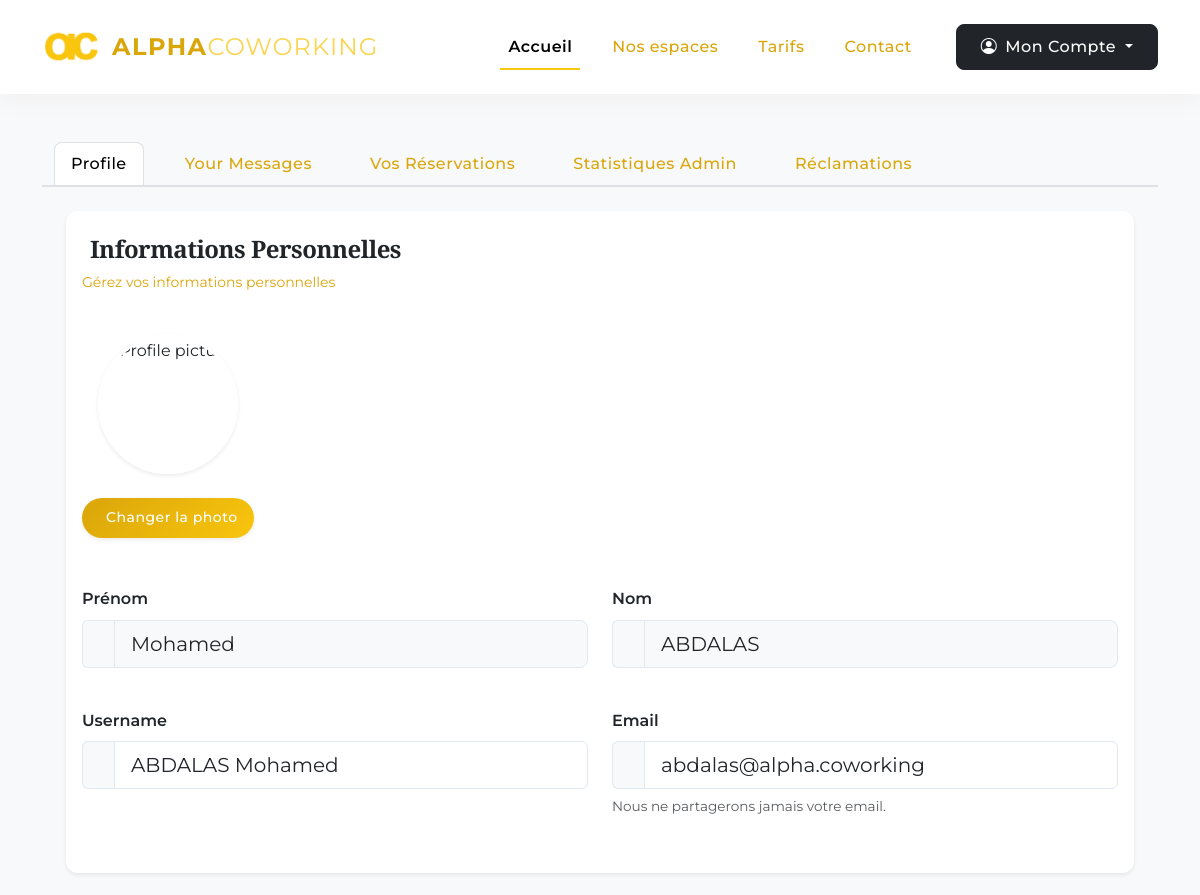
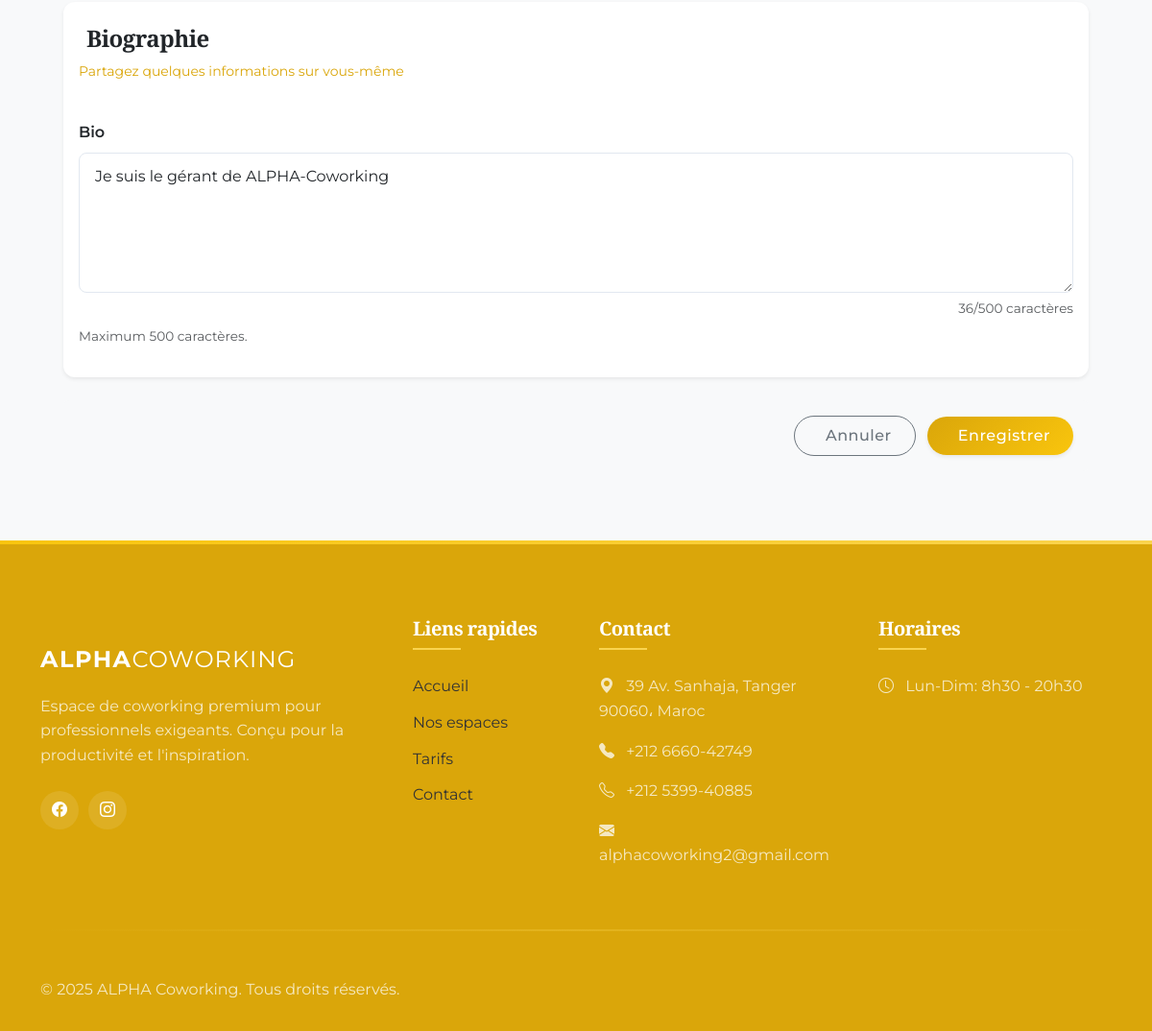
/dashboard/profile (signed in), run on the app's committed database (2 pictures, top to bottom).
### pythonic/models.py (models this page shows, shortened)
class User(db.Model, UserMixin):
    id = db.Column(db.Integer, primary_key=True)
    fname = db.Column(db.String(25), nullable=False)
    lname = db.Column(db.String(25), nullable=False)
    username = db.Column(db.String(25), unique=True, nullable=False)
    email = db.Column(db.String(125), unique=True, nullable=False)
    image_file = db.Column(db.String(20), nullable=False, default="default.png")
    bio = db.Column(db.Text, nullable=True)
    password = db.Column(db.String(60), nullable=False)
    lessons = db.relationship("Lesson", backref="author", lazy=True)

### pythonic/users/routes.py (the view)
@users.route("/dashboard/profile", methods=["GET", "POST"])
@login_required
def profile():
    profile_form = UpdateProfileForm()
    if profile_form.validate_on_submit():
        if profile_form.picture.data:
            picture_file = save_picture(
                profile_form.picture.data, "static/user_pics", output_size=(150, 150)
            )
            current_user.image_file = picture_file
        current_user.username = profile_form.username.data
        current_user.email = profile_form.email.data
        current_user.bio = profile_form.bio.data
        db.session.commit()
        flash("Your profile has been updated", "success")
        return redirect(url_for("users.profile"))
    elif request.method == "GET":
        profile_form.username.data = current_user.username
        profile_form.email.data = current_user.email
        profile_form.bio.data = current_user.bio
    image_file = url_for("static", filename=f"user_pics/{current_user.image_file}")
    return render_template(
        "profile.html",
        title="Profile",
        profile_form=profile_form,
        image_file=image_file,
        active_tab="profile",
    )

### pythonic/users/forms.py (shortened to what this page needs)
class UpdateProfileForm(FlaskForm):
    username = StringField(
        "Username", validators=[DataRequired(), Length(min=2, max=25)]
    )
    email = StringField("Email", validators=[DataRequired(), Email()])
    bio = TextAreaField("Bio")
    picture = FileField(
        "Update Profile Picture", validators=[FileAllowed(["jpg", "png"])]
    )
    submit = SubmitField("Update")

### pythonic/models.py (called while the page is built)
@login_manager.user_loader
def load_user(user_id):
    return User.query.get(int(user_id))

### pythonic/templates/profile.html (shortened to what this page needs)
{% extends "dashboard.html"%}
{% block profile %}
<div class="{{'tab-pane show active fade p-4' if active_tab=='profile' else 'tab-pane fade p-4'}}" id="nav-profile"
    role="tabpanel" aria-labelledby="nav-profile-tab">
    <form action=" " method="POST" enctype="multipart/form-data" class="needs-validation" novalidate>
        <div class="card shadow-sm border-0 mb-4 overflow-hidden">
            <div class="card-header bg-transparent py-4 border-0">
                <h5 class="card-title mb-0 text-dark fw-bold fs-4">
                    Informations Personnelles
                </h5>
                <p class="text-muted mt-2 small">Gérez vos informations personnelles</p>
            </div>
            <div class="card-body pt-0">
                <div class="row align-items-center mb-5">
                    <div class="col-auto position-relative">
                        <div class="avatar-section text-center">
                            <div class="avatar-preview position-relative rounded-circle overflow-hidden shadow-sm mx-auto" style="width: 140px; height: 140px;">
                                <img id="imagePreview" src="{{image_file}}" class="img-fluid w-100 h-100" alt="Profile picture" style="object-fit: cover;">
                            </div>
                            <div class="mt-4">
                                <label for="picture" class="btn btn-primary btn-sm rounded-pill px-3 shadow-sm">
                                    Changer la photo
                                </label>
                            </div>
                        </div>
                    </div>
                </div>
                <div class="row mb-4">
                    <div class="col-md-6 mb-3">
                        <label for="fname" class="form-label fw-semibold text-dark">Prénom</label>
                        <div class="input-group input-group-lg">
                            <span class="input-group-text bg-light border-end-0 rounded-start"></span>
                            <input class="form-control form-control-lg bg-light" type="text" value="{{ current_user.fname}}" readonly>
                        </div>
                    </div>
                    <div class="col-md-6 mb-3">
                        <label for="lname" class="form-label fw-semibold text-dark">Nom</label>
                        <div class="input-group input-group-lg">
                            <span class="input-group-text bg-light border-end-0 rounded-start"></span>
                            <input class="form-control form-control-lg bg-light" type="text" value="{{ current_user.lname}}" readonly>
                        </div>
                    </div>
                </div>
                <div class="row mb-4">
                    <div class="col-md-6 mb-3">
                        {{ profile_form.username.label(class='form-label fw-semibold text-dark')}}
                        <div class="input-group input-group-lg">
                            <span class="input-group-text bg-light border-end-0 rounded-start"></span>
                            {% if profile_form.username.errors%}
                            {{ profile_form.username(class='form-control form-control-lg is-invalid rounded-end')}}
                            <div class="invalid-feedback">
                                {% for error in profile_form.username.errors %}
                                <span>{{error}}</span>
                                {% endfor %}
                            </div>
                            {% else %}
                            {{ profile_form.username(class='form-control form-control-lg rounded-end')}}
                            {% endif %}
                        </div>
                    </div>
                    <div class="col-md-6 mb-3">
                        {{ profile_form.email.label(class='form-label fw-semibold text-dark')}}
                        <div class="input-group input-group-lg">
                            <span class="input-group-text bg-light border-end-0 rounded-start"></span>
                            {% if profile_form.email.errors%}
                            {{ profile_form.email(class='form-control form-control-lg is-invalid rounded-end',readonly=True)}}
                            <div class="invalid-feedback">
                                {% for error in profile_form.email.errors %}
                                <span>{{error}}</span>
                                {% endfor %}
                            </div>
                            {% else %}
                            {{ profile_form.email(class='form-control form-control-lg rounded-end',readonly=True)}}
                            {% endif %}
                        </div>
                        <div class="form-text">Nous ne partagerons jamais votre email.</div>
                    </div>
                </div>
            </div>
        </div>
        <div class="card shadow-sm border-0 overflow-hidden">
            <div class="card-header bg-transparent py-4 border-0">
                <h5 class="card-title mb-0 text-dark fw-bold fs-4">
                    Biographie
                </h5>
                <p class="text-muted mt-2 small">Partagez quelques informations sur vous-même</p>
            </div>
            <div class="card-body pt-0">
                <div class="mb-3">
                    {{ profile_form.bio.label(class='form-label fw-semibold text-dark') }}
                    {{ profile_form.bio(class='form-control form-control-lg', rows='5', placeholder='Décrivez-vous en quelques mots...') }}
                    <div class="form-text">Maximum 500 caractères.</div>
                </div>
            </div>
        </div>
        <div class="d-flex justify-content-between align-items-center mt-4 p-3 bg-light rounded">
            <div class="text-muted small">
            </div>
            <div>
                <button class="btn btn-outline-secondary px-4 py-2 rounded-pill me-2" type="reset">
                    Annuler
                </button>
                <button class="btn btn-primary px-4 py-2 rounded-pill shadow-sm" type="submit">
                    Enregistrer
                </button>
            </div>
        </div>
    </form>
</div>
{% endblock profile %}

### pythonic/templates/layout.html (style rules this page uses)
:root { --primary-gradient: linear-gradient(135deg, #f9c50d 0%, #ff9500 100%); --primary-shadow: rgba(249, 197, 13, 0.4); --primary-light: rgba(249, 197, 13, 0.1); --marron-fonce: #daa60a; --marron-dore: #f9c50d; --marron-clair: #fad450; --beige: #333333; --beige-clair: #F8F9FA; --blanc: #FFFFFF; --noir: #212121; --transition: all 0.4s cubic-bezier(0.645, 0.045, 0.355, 1); }
body { font-family: 'Montserrat', sans-serif; background-color: var(--beige-clair); color: var(--noir); overflow-x: hidden; line-height: 1.6; }
h1, h2, h3, h4, h5, .display-1, .display-2, .display-3 { font-family: 'Playfair Display', serif; font-weight: 600; color: var(--marron-fonce); letter-spacing: -0.5px; }
.btn { padding: 10px 24px; font-weight: 600; letter-spacing: 0.5px; border-radius: 0; transition: var(--transition); position: relative; overflow: hidden; }
.btn-primary { background-color: var(--marron-dore); border-color: var(--marron-dore); color: var(--blanc); }
.bg-light { background-color: var(--beige-clair) !important; }
.text-muted { color: var(--marron-fonce) !important; }

### pythonic/templates/profile.html (style rules this page uses)
:root { --primary-hover: #0b5ed7; --transition: all 0.3s ease; }
body { background-color: #f8f9fa; }
.card { border-radius: 12px; transition: transform 0.3s ease, box-shadow 0.3s ease; border: none; }
.form-control, .form-select { border-radius: 8px; padding: 0.75rem 1rem; transition: var(--transition); border: 1px solid #e2e8f0; }
.form-control-lg { font-size: 1rem; }
.input-group-text { background-color: #f8f9fa; border: 1px solid #e2e8f0; transition: var(--transition); }
.btn { border-radius: 8px; font-weight: 500; transition: var(--transition); padding: 0.6rem 1.5rem; }
.btn-primary { background: linear-gradient(135deg, #daa60a 0%, #f9c50d 100%); border: none; box-shadow: 0 4px 6px rgba(13, 110, 253, 0.25); }
.avatar-preview { transition: transform 0.3s ease, box-shadow 0.3s ease; border: 3px solid #fff; box-shadow: 0 6px 15px rgba(0, 0, 0, 0.1); }
.form-label { font-weight: 600; margin-bottom: 0.5rem; color: #2d3748; }
.form-text { font-size: 0.85rem; margin-top: 0.4rem; }

### data on the page
User: fname "Mohamed", lname "ABDALAS", username "ABDALAS Mohamed", email "abdalas@alpha.coworking", bio "Je suis le gérant de ALPHA-Coworking"

### other printed values
{{ profile_form.username.label(class='form-label fw-semibold text-dark') }} "Username"
{{ profile_form.email.label(class='form-label fw-semibold text-dark') }} "Email"
{{ profile_form.bio.label(class='form-label fw-semibold text-dark') }} "Bio"
